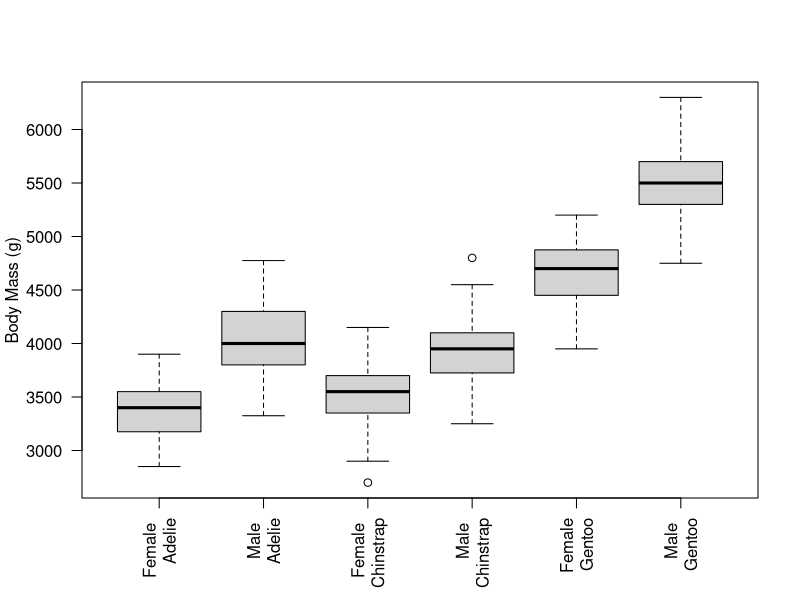

Generate this figure with R:
## ---- chunk 1
knitr::opts_chunk$set(echo = TRUE)
require(palmerpenguins)
## ---- chunk 2
boxplot(formula = body_mass_g ~ sex + species,
        data = penguins,
        ylab = "Body Mass (g)",
        xlab = " ",
        las = 2,
        names = c("Female \n Adelie", "Male \n Adelie", 
                  "Female \n Chinstrap", "Male \n Chinstrap",
                  "Female\n Gentoo", "Male \n Gentoo"))
## ---- chunk 3
fit_both = lm(body_mass_g ~ sex * species, data = penguins)
summary(fit_both)
## ---- chunk 4
female <- subset(penguins, sex == "female")
FemaleChinstrap <- subset(female, species == "Chinstrap")
mean(FemaleChinstrap$body_mass_g)
